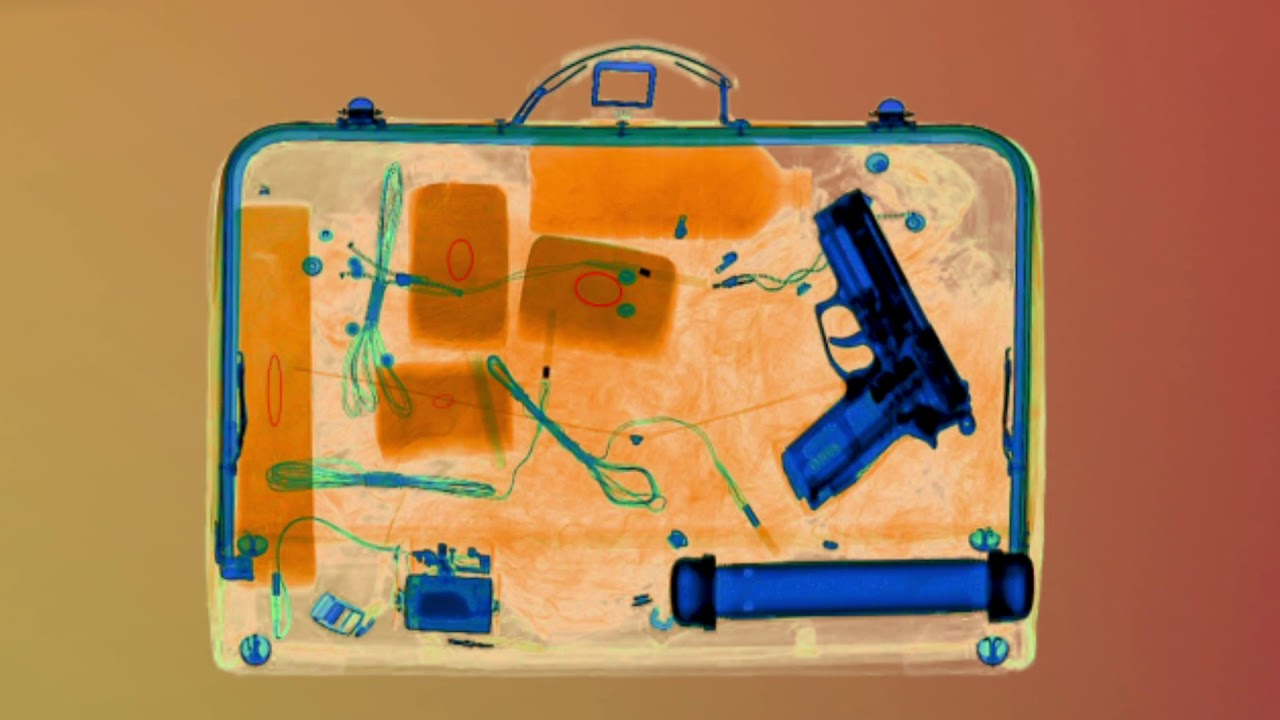
#> input picture Image_Source/input_image/input_backage.jpg, 1280 x 720 px
$ python interaction_obj.py
#> lines starting #> are read from the running program, lines starting #| are printed output that depends on the picture; after the words box and inside, x2 and y2 are one past the last pixel; in counts of white or black regions, pixels touching at a corner belong together
#from neural_network import HESH_COMPARATOR
#from setting import *
#from apps_construct import *
import matplotlib.pyplot as plt
import cv2

# [13 lines of commented-out code are left out]

image = 'Image_Source/input_image/input_backage.jpg'
# image = 'Image_Source/Suspect/pistol.jpg'
image = cv2.imread(image)
#> image is the input picture: shape (720, 1280, 3); mean B, G, R 81.8, 126.9, 174.3


#серое
image = cv2.cvtColor(image, cv2.COLOR_BGR2GRAY)
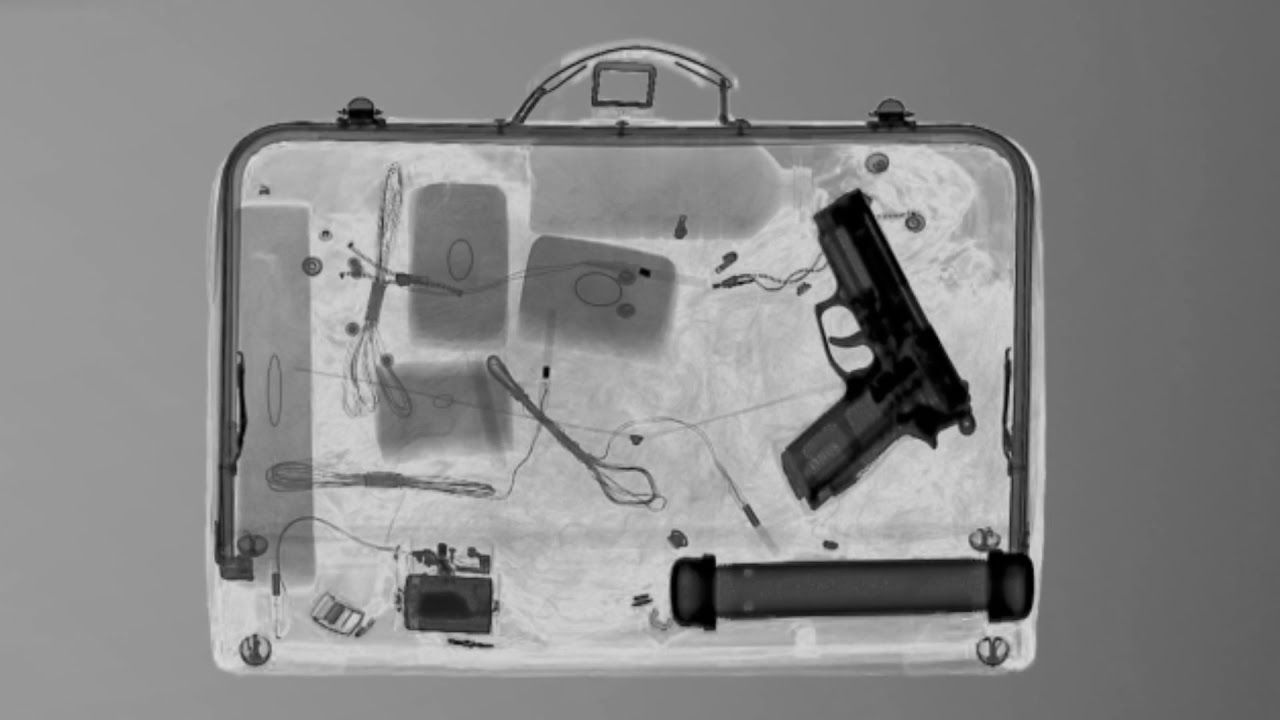
#> image: shape (720, 1280); min 0, max 217, mean 136
#размытое
image = cv2.GaussianBlur(image, (11,11), 0)

image = cv2.Canny(image, 30, 150, 3)
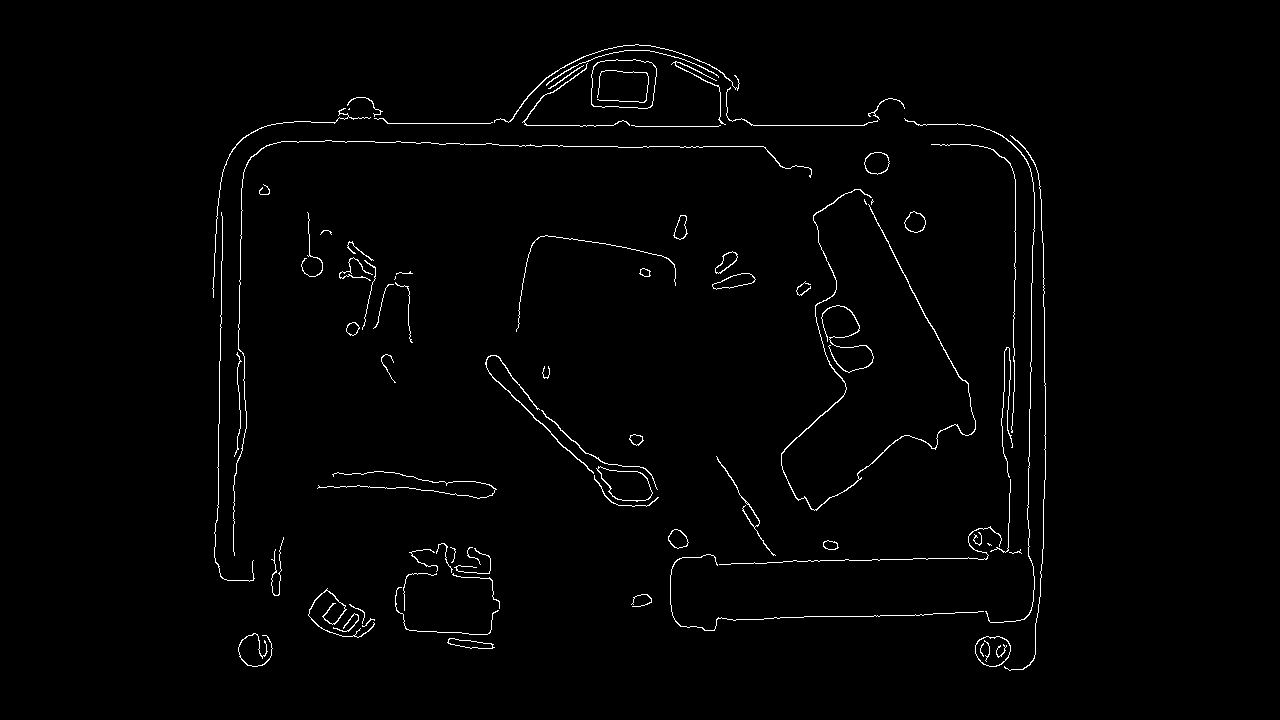
#> image: shape (720, 1280); 1.4% white in thin lines or dots, all inside (x1, y1, x2, y2) = (212, 44, 1046, 671)

image = cv2.dilate(image, (1,1), iterations=0)

(cnt, hierarchy) = cv2.findContours(image, cv2.RETR_EXTERNAL, cv2.CHAIN_APPROX_NONE)
#> cnt = 77 contours, 41 with area under 20; largest, box (x1, y1, x2, y2) and area: (591, 59, 657, 109) 2870, (596, 466, 653, 502) 1225, (975, 636, 1011, 667) 842, (864, 152, 890, 175) 428, (712, 273, 756, 290) 376

image = cv2.cvtColor(image, cv2.COLOR_BAYER_BG2RGB)
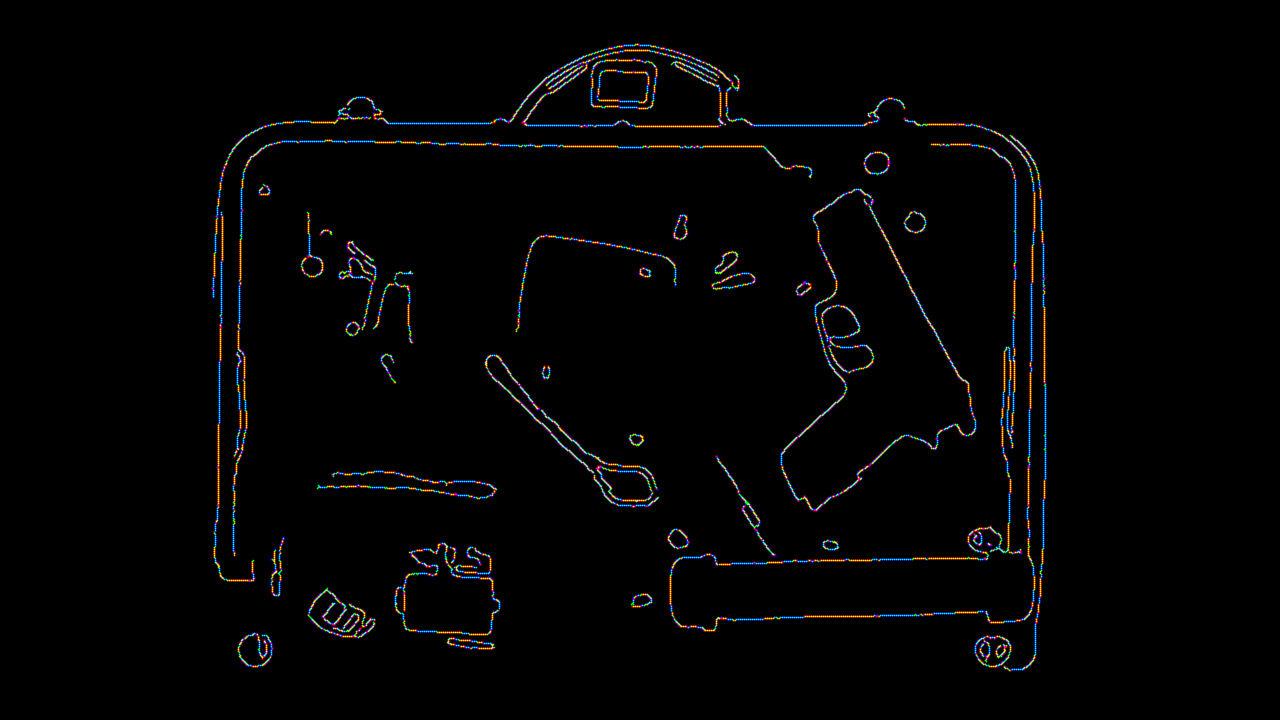
#> image: shape (720, 1280, 3); mean R, G, B 3.5, 3.5, 3.5
image = cv2.drawContours(image, cnt, -1, (0,255, 0), 2)
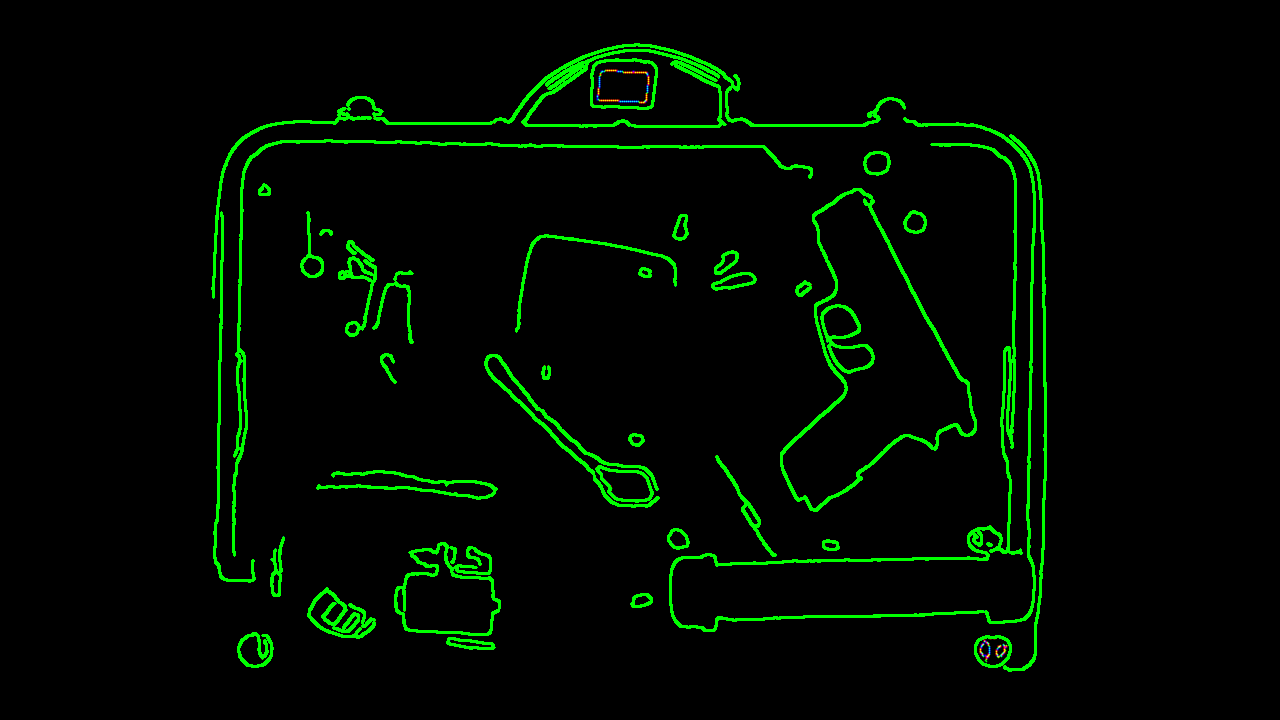
#> image: shape (720, 1280, 3); 4.27% of pixels changed, all inside (x1, y1, x2, y2) = (211, 43, 1047, 672)
print(f"count countor {len(cnt)}")
#| count countor 77

cv2.imshow("image", image)
cv2.waitKey(0)
